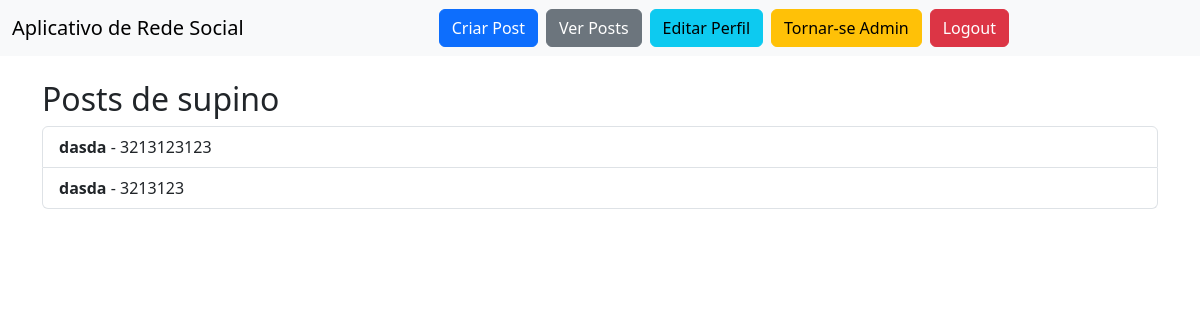
Screenshot of /posts/user/3 (signed in) with the database file from the repository.
### models.py (models this page shows)
class Usuario(db.Model):
    __tablename__ = 'usuarios'
    id = db.Column(db.Integer, primary_key=True)
    nome = db.Column(db.String(100), nullable=False)
    email = db.Column(db.String(100), unique=True, nullable=False)
    senha = db.Column(db.String(200), nullable=False)
    is_admin = db.Column(db.Boolean, default=False)
    posts = db.relationship('Post', backref='autor', lazy=True)

class Post(db.Model):
    __tablename__ = 'posts'
    id = db.Column(db.Integer, primary_key=True)
    titulo = db.Column(db.String(200), nullable=False)
    descricao = db.Column(db.Text, nullable=False)
    user_id = db.Column(db.Integer, db.ForeignKey('usuarios.id'), nullable=False)

### routes/posts_routes.py (the view)
    @app.route('/posts/user/<int:user_id>', methods=['GET'])
    def posts_by_user(user_id):
        current_user_id = get_current_user_id()
        if not current_user_id:
            flash("Você precisa estar logado para ver posts de um usuário.", "error")
            return redirect(url_for('login'))
        user = Usuario.query.get_or_404(user_id)
        posts = Post.query.filter_by(user_id=user_id).all()
        return render_template('posts/posts_by_user.html', user=user, posts=posts)

### routes/posts_routes.py (called while the page is built)
def get_current_user_id():
    access_token = session.get('access_token')
    if not access_token:
        return None
    try:
        decoded = decode_token(access_token)
        return int(decoded.get("sub"))
    except Exception:
        return None

### templates/posts/posts_by_user.html (shortened to what this page needs)
{% extends "base.html" %}
{% block content %}
    <h2>Posts de {{ user.nome }}</h2>
    <ul class="list-group">
        {% for post in posts %}
            <li class="list-group-item">
                <strong>{{ post.titulo }}</strong> - {{ post.descricao }}
            </li>
        {% endfor %}
    </ul>
{% endblock %}

### rows the page displays
Usuario: nome "supino"
Post: titulo "dasda", descricao "3213123123"
Post: titulo "dasda", descricao "3213123"
